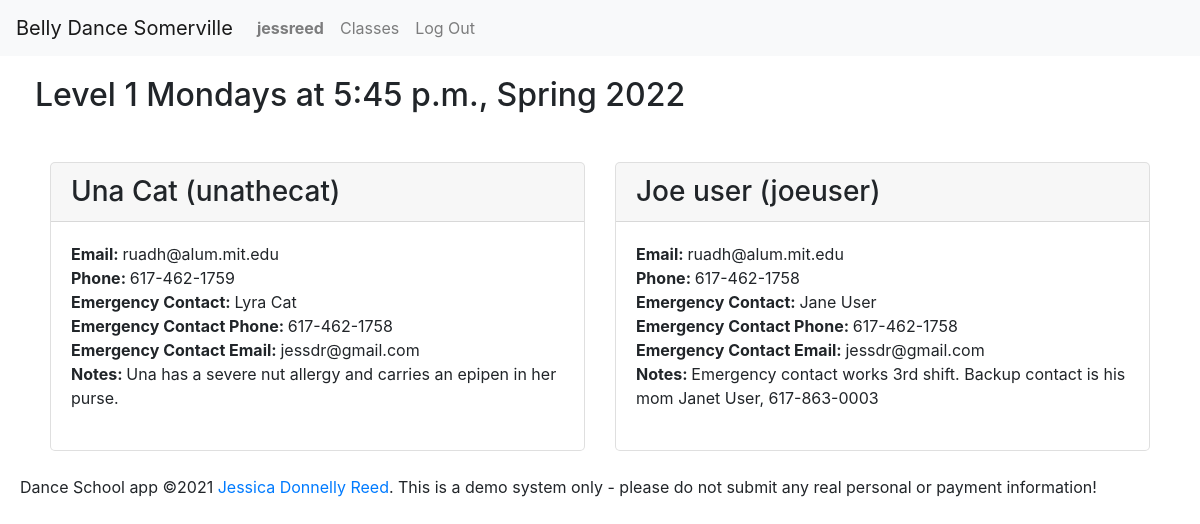
Before: /contact-sheet/1 (signed in) with the older database file.
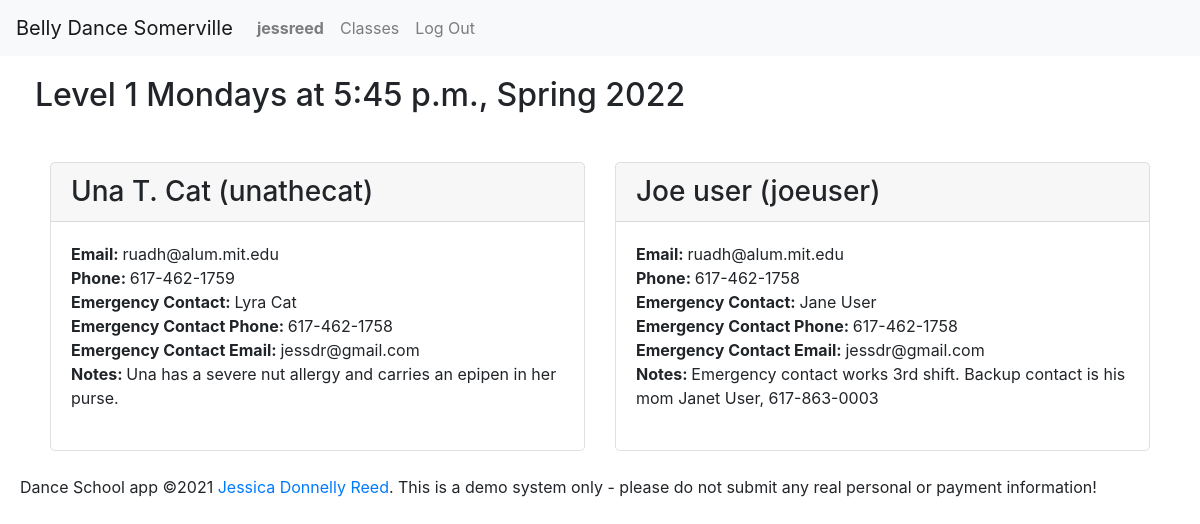
After: the same page with the newer database file.
### enrollment/models.py (models this page shows, shortened)
class User(AbstractUser):
    timezone = models.CharField(max_length=32, choices=TIMEZONES,
                                default=settings.DEFAULT_TIMEZONE)
    first_name = models.CharField(max_length=128, null=False, blank=False)
    last_name = models.CharField(max_length=128, null=False, blank=False)
    email = models.EmailField(max_length=254, null=False, blank=False)
    phone = models.CharField(max_length=32, null=True, blank=True)
    emergency_first = models.CharField(max_length=128, null=True, blank=True)
    emergency_last = models.CharField(max_length=128, null=True, blank=True)
    emergency_email = models.EmailField(max_length=254, null=True, blank=True)
    emergency_phone = models.CharField(max_length=32, null=True, blank=True)
    accept_terms = models.DateTimeField(null=True, blank=True)
    contact_sheet_notes = models.CharField(
        max_length=2048, null=True, blank=True)
    def __str__(self):
        return f'{self.first_name} {self.last_name} ({self.username})'

### enrollment/views.py (the view)
# urls.py: path('contact-sheet/<int:id>', views.contact_sheet, name='contact_sheet'),
@login_required
def contact_sheet(request, id):
    set_timezone(request)
    if request.user.is_staff:
        try:
            offering = Offering.objects.get(id=id)
        except Offering.DoesNotExist:
            offering = None
            students = None
        try:
            students = User.objects.filter(
                orders__line_items__offering=offering).order_by('last_name', 'first_name')
        except User.DoesNotExist:
            students = None
        return render(request, 'enrollment/contact-sheet.html', {
            'offering': offering,
            'students': students
        })
    else:
        return render(request, 'enrollment/contact-sheet.html', {
            'offerings': None,
            'message': 'You are not authorized to view this page'
        })

### enrollment/context_processors.py (called while the page is built)
def global_settings(request):
    return {
    'DEFAULT_TIMEZONE': settings.DEFAULT_TIMEZONE,
    'TIME_FORMAT': settings.TIME_FORMAT,
    'DATE_FORMAT': settings.DATE_FORMAT,
    'DATE_TIME_FORMAT': settings.DATE_TIME_FORMAT,
    'DATE_TIME_FORMAT_NO_YEAR': settings.DATE_TIME_FORMAT_NO_YEAR,
    'DATE_TIME_TIMEZONE_FORMAT': settings.DATE_TIME_TIMEZONE_FORMAT,
    'SCHOOL_NAME': settings.SCHOOL_NAME,
    'SCHOOL_POLICIES': settings.SCHOOL_POLICIES,
    'NO_OFFERINGS': settings.NO_OFFERINGS,
    }

### enrollment/models.py (called while the page is built)
    def __str__(self):
        return self.name

    @property
    def weekday_name(self):
        return settings.WEEKDAYS[self.weekday][1]

### enrollment/views.py (called while the page is built)
def set_timezone(request):
    if request.user.is_authenticated:
        timezone.activate(request.user.timezone)
    else:
        timezone.activate(settings.DEFAULT_TIMEZONE)

### enrollment/templates/enrollment/contact-sheet.html
{% extends "enrollment/layout.html" %}
{% block body %}
{% if offering %}
    <div class="container" id="contact-sheet">
        <div class="row">
            <h2>{{offering.course.title}} {{offering.weekday_name}}s at {{offering.start_time}}, {{offering.semester}}</h2>
        </div>
        <div class = "row">
            {% if students %}
                {% for student in students %}
                <div class="col-md-6 mb-4">
                    <div class="card h-100">
                        <h3 class="card-header">{{student}}</h3>
                        <div class="card-body">
                            <div>
                                <span class="label">Email: </span> <span>{{student.email}}</span>
                            </div>
                            <div>
                                <span class="label">Phone: </span> <span>{{student.phone}}</span>
                            </div>
                            <div>
                                <span class="label">Emergency Contact: </span> <span>{{student.emergency_first}} {{student.emergency_last}}</span>
                            </div>
                            <div>
                                <span class="label">Emergency Contact Phone: </span> <span>{{student.emergency_phone}}</span>
                            </div>
                            <div>
                                <span class="label">Emergency Contact Email: </span> <span>{{student.emergency_email}}</span>
                            </div>
                            <div>
                                <span class="label">Notes: </span> <span>{{student.contact_sheet_notes|default_if_none:""}}</span>
                            </div>
                        </div>
                    </div>
                </div>
                {% endfor %}
            {% else %}
                <h3>No students enrolled.</h3>
            {% endif %}
        </div>
    </div>
{% endif %}
{% endblock %}

Changed rows visible on the page:
changed User "Lyra": first_name+last_name+username "Una Cat (unathecat)" → "Una T. Cat (unathecat)"
